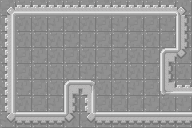

Rendered tile map (Tiled .tmx) drawn with the repository's tilesets; below, a short description and the map source with its tile grids summarised:
An orthogonal 12x8 tile map with 16x16 px tiles, 2 tile layers (background, main) and 5 objects (entities.Hero, entities.DoorMecanism, entities.Button, entities.Crate, entities.Door).

<map version="1.0" orientation="orthogonal" renderorder="right-down" width="12" height="8" tilewidth="16" tileheight="16">
 <tileset firstgid="1" source="TileSet.tsx" />
 <layer name="background" width="12" height="8">
  <data>[96 cells, 96 non-empty, 3 distinct tile ids]</data>
 </layer>
 <layer name="main" width="12" height="8" opacity="0.9">
  <data>[96 cells, 42 non-empty, 12 distinct tile ids]</data>
 </layer>
 <objectgroup name="objects">
  <object name="Hero" type="entities.Hero" gid="4" x="27" y="102">
   <properties>
    <property name="hasFocus" value="true" />
   </properties>
  </object>
  <object name="Door" type="entities.DoorMecanism" gid="4" x="168" y="96">
   <properties>
    <property name="interruptors" value="ButtonA" />
   </properties>
  </object>
  <object name="ButtonA" type="entities.Button" gid="4" x="96" y="110" />
  <object name="Crate" type="entities.Crate" gid="4" x="72.6667" y="74" />
  <object name="Door" type="entities.Door" gid="4" x="189" y="96">
   <properties>
    <property name="to" value="level2" />
    <property name="x" value="21" />
    <property name="y" value="130" />
   </properties>
  </object>
 </objectgroup>
</map>